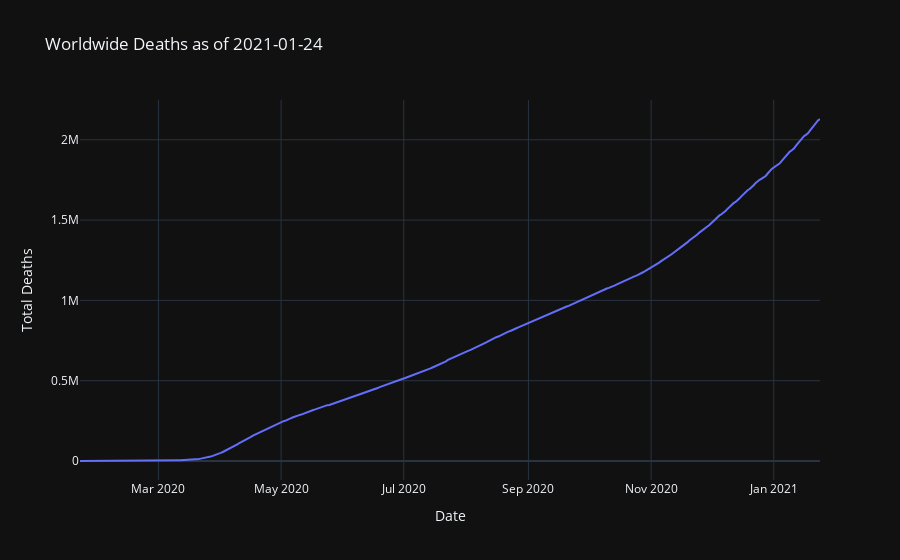

Write notebook code for a chart like this one.
### Code cell
#Create line chart to show deaths over the world since the beginning of the pandemic
fig = px.line(world, x="parsed_dates", y="total_deaths", labels={'parsed_dates':'Date', 'total_deaths':'Total Deaths'},
              title="Worldwide Deaths as of 2021-01-24")
fig.show()

### Figure 1 — Plotly figure (JSON) as saved in the notebook; plotly's stock layout.template omitted (floating-point values rounded to 4 significant figures; data arrays with more than 128 entries replaced by an {"elided": "..."} marker saying what was removed)
{"data": [{"hovertemplate": "Date=%{x}<br>Total Deaths=%{y}<extra></extra>", "legendgroup": "", "line": {"color": "#636efa", "dash": "solid"}, "mode": "lines", "name": "", "orientation": "v", "showlegend": false, "type": "scatter", "x": {"elided": "369 str values"}, "xaxis": "x", "y": {"elided": "369 int values"}, "yaxis": "y"}], "layout": {"legend": {"tracegroupgap": 0}, "title": {"text": "Worldwide Deaths as of 2021-01-24"}, "xaxis": {"anchor": "y", "domain": [0, 1], "title": {"text": "Date"}}, "yaxis": {"anchor": "x", "domain": [0, 1], "title": {"text": "Total Deaths"}}}}
